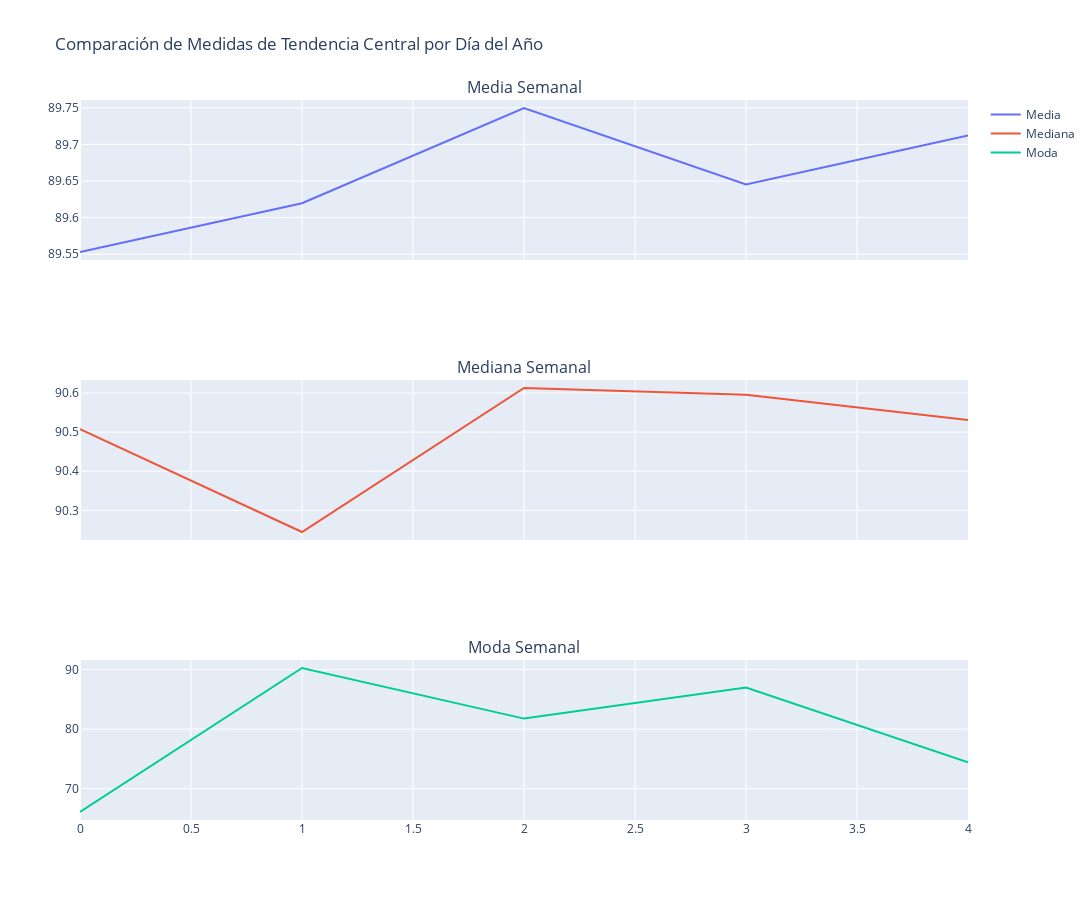

The code cell stored with this chart in its notebook:
### Code cell
# AHora hacemos el Subplots interactivo para comparar las tres medidas de tendencia central
fig = make_subplots(rows=3, cols=1, shared_xaxes=True, subplot_titles=("Media Semanal", "Mediana Semanal", "Moda Semanal"))

fig.add_trace(go.Scatter(x=seasonal_weekday_mean['DayOfWeek'], y=seasonal_weekday_mean['Price'], mode='lines', name='Media'), row=1, col=1)

fig.add_trace(go.Scatter(x=seasonal_weekday_median['DayOfWeek'], y=seasonal_weekday_median['Price'], mode='lines', name='Mediana'), row=2, col=1)

fig.add_trace(go.Scatter(x=seasonal_weekday_mode['DayOfWeek'], y=seasonal_weekday_mode['Price'], mode='lines', name='Moda'), row=3, col=1)

fig.update_layout(height=900, width=1200, title_text="Comparación de Medidas de Tendencia Central por Día del Año")
fig.show()

### Figure 1 — Plotly figure (JSON) as saved in the notebook; plotly's stock layout.template omitted (floating-point values rounded to 4 significant figures)
{"data": [{"mode": "lines", "name": "Media", "type": "scatter", "x": [0, 1, 2, 3, 4], "xaxis": "x", "y": [89.55, 89.62, 89.75, 89.65, 89.71], "yaxis": "y"}, {"mode": "lines", "name": "Mediana", "type": "scatter", "x": [0, 1, 2, 3, 4], "xaxis": "x2", "y": [90.51, 90.24, 90.61, 90.6, 90.53], "yaxis": "y2"}, {"mode": "lines", "name": "Moda", "type": "scatter", "x": [0, 1, 2, 3, 4], "xaxis": "x3", "y": [66.1, 90.24, 81.76, 86.98, 74.44], "yaxis": "y3"}], "layout": {"annotations": [{"font": {"size": 16}, "showarrow": false, "text": "Media Semanal", "x": 0.5, "xanchor": "center", "xref": "paper", "y": 1, "yanchor": "bottom", "yref": "paper"}, {"font": {"size": 16}, "showarrow": false, "text": "Mediana Semanal", "x": 0.5, "xanchor": "center", "xref": "paper", "y": 0.6111, "yanchor": "bottom", "yref": "paper"}, {"font": {"size": 16}, "showarrow": false, "text": "Moda Semanal", "x": 0.5, "xanchor": "center", "xref": "paper", "y": 0.2222, "yanchor": "bottom", "yref": "paper"}], "height": 900, "title": {"text": "Comparación de Medidas de Tendencia Central por Día del Año"}, "width": 1200, "xaxis": {"anchor": "y", "domain": [0, 1], "matches": "x3", "showticklabels": false}, "xaxis2": {"anchor": "y2", "domain": [0, 1], "matches": "x3", "showticklabels": false}, "xaxis3": {"anchor": "y3", "domain": [0, 1]}, "yaxis": {"anchor": "x", "domain": [0.7778, 1]}, "yaxis2": {"anchor": "x2", "domain": [0.3889, 0.6111]}, "yaxis3": {"anchor": "x3", "domain": [0, 0.2222]}}}
